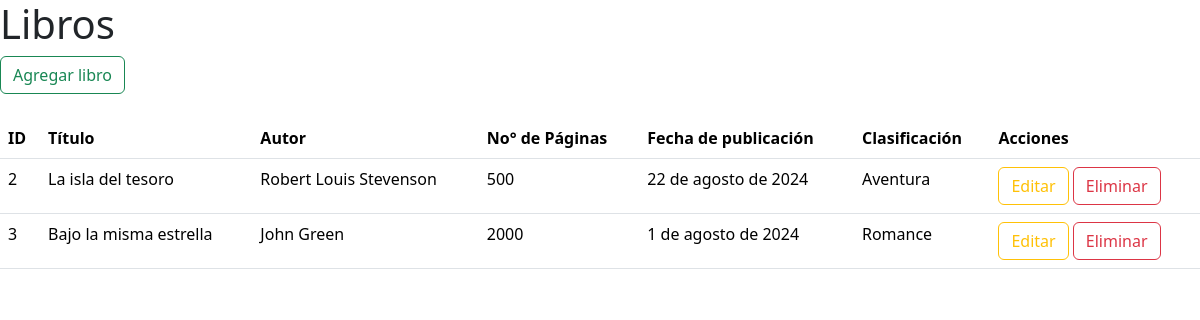
/ver_libros/, run on an earlier commit of the app's database.
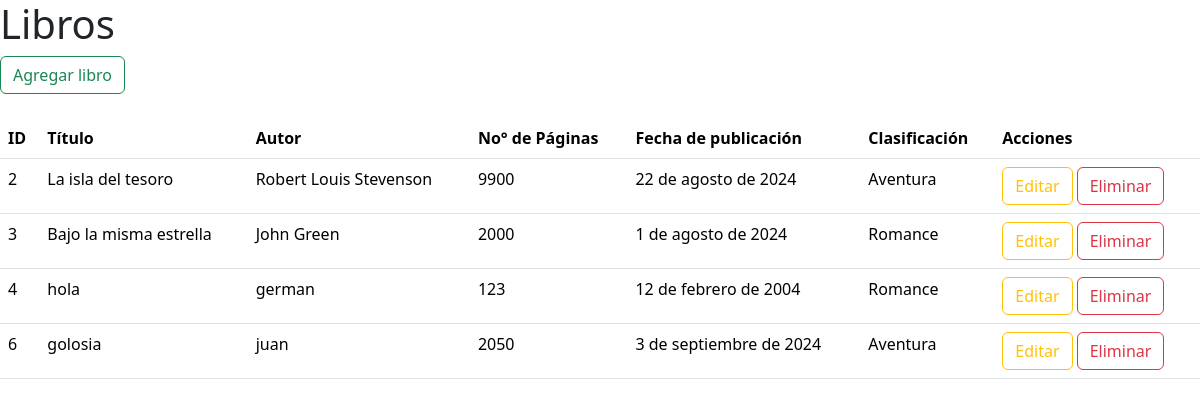
And on a later commit of the database.
### biblioteca/models.py (models this page shows, shortened)
class Libro(models.Model):
    titulo = models.CharField(max_length=254)
    autor = models.CharField(max_length=100)
    no_paginas = models.IntegerField()
    fecha_publicacion = models.DateField(help_text= "Fecha Publicacion")
    CLASIFICAC = (
        (0, ""),
        (1, "Romance"),
        (2, "Aventura"),
        (3, "Ficción"),
    )
    clasificacion = models.IntegerField(choices=CLASIFICAC, default=0 )

### biblioteca/views.py (the view)
# urls.py: path('ver_libros/', views.ver_libros, name='ver_libros'),  # ruta para ver todos los libros.
def ver_libros(request):
    query = Libro.objects.all() # filter   get
    contexto = {"libros": query}
    return render(request, "libros/ver_libros.html",  contexto)

### biblioteca/templates/libros/ver_libros.html (shortened to what this page needs)
<!DOCTYPE html>
<html lang="en">
<head>
    <link href="https://cdn.jsdelivr.net/npm/bootstrap@5.3.3/dist/css/bootstrap.min.css" rel="stylesheet">
</head>
<body>
    <h1> Libros </h1>
    <a href="{% url 'agregar_libro' %}">
        <button type="button" class="btn btn-outline-success">Agregar libro</button>
    </a>
    <br />
    <br />
    <table class="table">
        <thead>
            <tr>
                <th scope="col">ID</th>
                <th scope="col">Título</th>
                <th scope="col">Autor</th>
                <th scope="col"> No° de Páginas</th>
                <th scope="col">Fecha de publicación</th>
                <th scope="col">Clasificación</th>
                <th scope="col">Acciones</th>
            </tr>
        </thead>
        <tbody>
            {% for x in libros %}
            <tr>
                <td>{{x.id}}</td>
                <td>{{x.titulo}}</td>
                <td>{{x.autor }}</td>
                <td>{{x.no_paginas}}</td>
                <td>{{x.fecha_publicacion}}</td>
                <td>{{x.get_clasificacion_display}}</td>
                <td>
                    <a href="{% url 'editar_libros' x.id %}"><button type="button" class="btn btn-outline-warning" >Editar</button></a>
                    <a href="{% url 'eliminar_libro' x.id %}"><button class="btn btn-outline-danger" type="button">Eliminar</button></a>
                </td>
            </tr>
            {% endfor %}
        </tbody>
    </table>
</body>
</html>

What changed in the data, as far as the page shows it:
changed Libro "La isla del tesoro": no_paginas "500" → "9900"
added Libro: id "4", titulo "hola", autor "german", no_paginas "123", fecha_publicacion "12 de febrero de 2004", clasificacion "Romance"
added Libro: id "6", titulo "golosia", autor "juan", no_paginas "2050", fecha_publicacion "3 de septiembre de 2024", clasificacion "Aventura"
